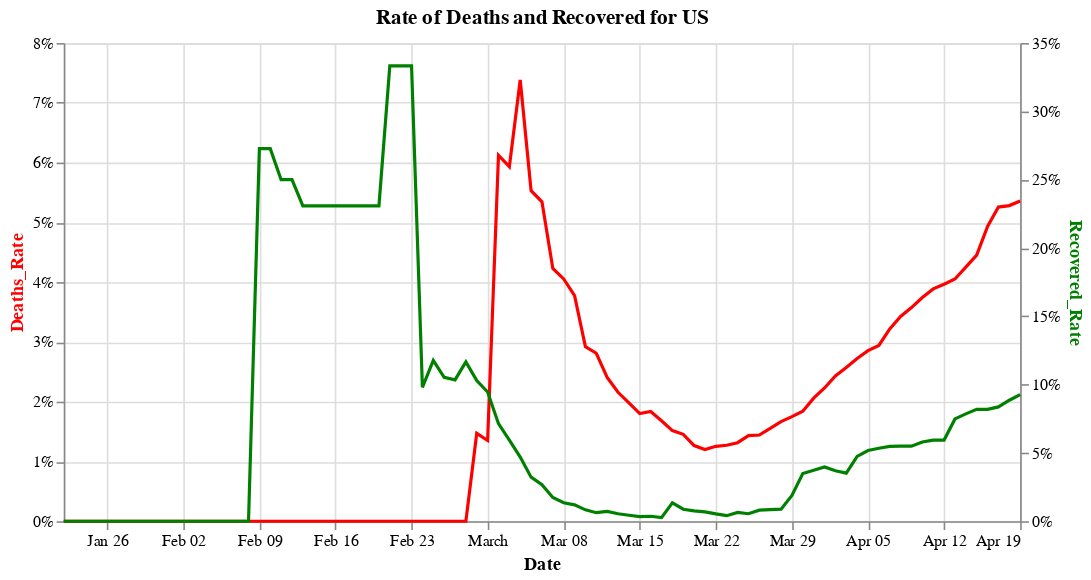

Notebook code cell kept with this figure:
### Code cell
#hide_input
_rate1_line = alt.Chart(df_country_cases).mark_line(color='red').encode(
    alt.X('Date:T'),
    alt.Y('Deaths_Rate:Q', axis=alt.Axis(format='%', titleColor='red')),
    tooltip = list(df_country_cases)
) 

_rate2_line = alt.Chart(df_country_cases).mark_line(color='green').encode(
    alt.X('Date:T'),
    alt.Y('Recovered_Rate:Q', axis=alt.Axis(format='%', titleColor='green')),
    tooltip = list(df_country_cases)
)

(_rate1_line + _rate2_line).properties(
    width = 600,
    title = f'Rate of Deaths and Recovered for {country}'
).resolve_scale(y='independent')

### Figure 1 — Vega-Lite specification as saved in the notebook (floating-point values rounded to 4 significant figures)
{"config": {"view": {"continuousWidth": 400, "continuousHeight": 300}}, "layer": [{"mark": {"type": "line", "color": "red"}, "encoding": {"tooltip": [{"type": "temporal", "field": "Date"}, {"type": "quantitative", "field": "Cases"}, {"type": "quantitative", "field": "Deaths"}, {"type": "quantitative", "field": "Recovered"}, {"type": "quantitative", "field": "Active"}, {"type": "quantitative", "field": "New Cases"}, {"type": "quantitative", "field": "New Deaths"}, {"type": "quantitative", "field": "New Recovered"}, {"type": "quantitative", "field": "New Active"}, {"type": "quantitative", "field": "Deaths_Rate"}, {"type": "quantitative", "field": "Recovered_Rate"}], "x": {"type": "temporal", "field": "Date"}, "y": {"type": "quantitative", "axis": {"format": "%", "titleColor": "red"}, "field": "Deaths_Rate"}}}, {"mark": {"type": "line", "color": "green"}, "encoding": {"tooltip": [{"type": "temporal", "field": "Date"}, {"type": "quantitative", "field": "Cases"}, {"type": "quantitative", "field": "Deaths"}, {"type": "quantitative", "field": "Recovered"}, {"type": "quantitative", "field": "Active"}, {"type": "quantitative", "field": "New Cases"}, {"type": "quantitative", "field": "New Deaths"}, {"type": "quantitative", "field": "New Recovered"}, {"type": "quantitative", "field": "New Active"}, {"type": "quantitative", "field": "Deaths_Rate"}, {"type": "quantitative", "field": "Recovered_Rate"}], "x": {"type": "temporal", "field": "Date"}, "y": {"type": "quantitative", "axis": {"format": "%", "titleColor": "green"}, "field": "Recovered_Rate"}}}], "data": {"name": "data-539c4ec082f0dd5560b89d4c5c0d618b"}, "resolve": {"scale": {"y": "independent"}}, "title": "Rate of Deaths and Recovered for US", "width": 600, "$schema": "https://vega.github.io/schema/vega-lite/v4.8.1.json", "datasets": {"data-539c4ec082f0dd5560b89d4c5c0d618b": [{"Date": "2020-01-22T00:00:00", "Cases": 1, "Deaths": 0, "Recovered": 0, "Active": 1, "New Cases": null, "New Deaths": null, "New Recovered": null, "New Active": null, "Deaths_Rate": 0.0, "Recovered_Rate": 0.0}, {"Date": "2020-01-23T00:00:00", "Cases": 1, "Deaths": 0, "Recovered": 0, "Active": 1, "New Cases": 0.0, "New Deaths": 0.0, "New Recovered": 0.0, "New Active": 0.0, "Deaths_Rate": 0.0, "Recovered_Rate": 0.0}, {"Date": "2020-01-24T00:00:00", "Cases": 2, "Deaths": 0, "Recovered": 0, "Active": 2, "New Cases": 1.0, "New Deaths": 0.0, "New Recovered": 0.0, "New Active": 1.0, "Deaths_Rate": 0.0, "Recovered_Rate": 0.0}, {"Date": "2020-01-25T00:00:00", "Cases": 2, "Deaths": 0, "Recovered": 0, "Active": 2, "New Cases": 0.0, "New Deaths": 0.0, "New Recovered": 0.0, "New Active": 0.0, "Deaths_Rate": 0.0, "Recovered_Rate": 0.0}, {"Date": "2020-01-26T00:00:00", "Cases": 5, "Deaths": 0, "Recovered": 0, "Active": 5, "New Cases": 3.0, "New Deaths": 0.0, "New Recovered": 0.0, "New Active": 3.0, "Deaths_Rate": 0.0, "Recovered_Rate": 0.0}, {"Date": "2020-01-27T00:00:00", "Cases": 5, "Deaths": 0, "Recovered": 0, "Active": 5, "New Cases": 0.0, "New Deaths": 0.0, "New Recovered": 0.0, "New Active": 0.0, "Deaths_Rate": 0.0, "Recovered_Rate": 0.0}, {"Date": "2020-01-28T00:00:00", "Cases": 5, "Deaths": 0, "Recovered": 0, "Active": 5, "New Cases": 0.0, "New Deaths": 0.0, "New Recovered": 0.0, "New Active": 0.0, "Deaths_Rate": 0.0, "Recovered_Rate": 0.0}, {"Date": "2020-01-29T00:00:00", "Cases": 5, "Deaths": 0, "Recovered": 0, "Active": 5, "New Cases": 0.0, "New Deaths": 0.0, "New Recovered": 0.0, "New Active": 0.0, "Deaths_Rate": 0.0, "Recovered_Rate": 0.0}, {"Date": "2020-01-30T00:00:00", "Cases": 5, "Deaths": 0, "Recovered": 0, "Active": 5, "New Cases": 0.0, "New Deaths": 0.0, "New Recovered": 0.0, "New Active": 0.0, "Deaths_Rate": 0.0, "Recovered_Rate": 0.0}, {"Date": "2020-01-31T00:00:00", "Cases": 7, "Deaths": 0, "Recovered": 0, "Active": 7, "New Cases": 2.0, "New Deaths": 0.0, "New Recovered": 0.0, "New Active": 2.0, "Deaths_Rate": 0.0, "Recovered_Rate": 0.0}, {"Date": "2020-02-01T00:00:00", "Cases": 8, "Deaths": 0, "Recovered": 0, "Active": 8, "New Cases": 1.0, "New Deaths": 0.0, "New Recovered": 0.0, "New Active": 1.0, "Deaths_Rate": 0.0, "Recovered_Rate": 0.0}, {"Date": "2020-02-02T00:00:00", "Cases": 8, "Deaths": 0, "Recovered": 0, "Active": 8, "New Cases": 0.0, "New Deaths": 0.0, "New Recovered": 0.0, "New Active": 0.0, "Deaths_Rate": 0.0, "Recovered_Rate": 0.0}, {"Date": "2020-02-03T00:00:00", "Cases": 11, "Deaths": 0, "Recovered": 0, "Active": 11, "New Cases": 3.0, "New Deaths": 0.0, "New Recovered": 0.0, "New Active": 3.0, "Deaths_Rate": 0.0, "Recovered_Rate": 0.0}, {"Date": "2020-02-04T00:00:00", "Cases": 11, "Deaths": 0, "Recovered": 0, "Active": 11, "New Cases": 0.0, "New Deaths": 0.0, "New Recovered": 0.0, "New Active": 0.0, "Deaths_Rate": 0.0, "Recovered_Rate": 0.0}, {"Date": "2020-02-05T00:00:00", "Cases": 11, "Deaths": 0, "Recovered": 0, "Active": 11, "New Cases": 0.0, "New Deaths": 0.0, "New Recovered": 0.0, "New Active": 0.0, "Deaths_Rate": 0.0, "Recovered_Rate": 0.0}, {"Date": "2020-02-06T00:00:00", "Cases": 11, "Deaths": 0, "Recovered": 0, "Active": 11, "New Cases": 0.0, "New Deaths": 0.0, "New Recovered": 0.0, "New Active": 0.0, "Deaths_Rate": 0.0, "Recovered_Rate": 0.0}, {"Date": "2020-02-07T00:00:00", "Cases": 11, "Deaths": 0, "Recovered": 0, "Active": 11, "New Cases": 0.0, "New Deaths": 0.0, "New Recovered": 0.0, "New Active": 0.0, "Deaths_Rate": 0.0, "Recovered_Rate": 0.0}, {"Date": "2020-02-08T00:00:00", "Cases": 11, "Deaths": 0, "Recovered": 0, "Active": 11, "New Cases": 0.0, "New Deaths": 0.0, "New Recovered": 0.0, "New Active": 0.0, "Deaths_Rate": 0.0, "Recovered_Rate": 0.0}, {"Date": "2020-02-09T00:00:00", "Cases": 11, "Deaths": 0, "Recovered": 3, "Active": 8, "New Cases": 0.0, "New Deaths": 0.0, "New Recovered": 3.0, "New Active": -3.0, "Deaths_Rate": 0.0, "Recovered_Rate": 0.2727}, {"Date": "2020-02-10T00:00:00", "Cases": 11, "Deaths": 0, "Recovered": 3, "Active": 8, "New Cases": 0.0, "New Deaths": 0.0, "New Recovered": 0.0, "New Active": 0.0, "Deaths_Rate": 0.0, "Recovered_Rate": 0.2727}, {"Date": "2020-02-11T00:00:00", "Cases": 12, "Deaths": 0, "Recovered": 3, "Active": 9, "New Cases": 1.0, "New Deaths": 0.0, "New Recovered": 0.0, "New Active": 1.0, "Deaths_Rate": 0.0, "Recovered_Rate": 0.25}, {"Date": "2020-02-12T00:00:00", "Cases": 12, "Deaths": 0, "Recovered": 3, "Active": 9, "New Cases": 0.0, "New Deaths": 0.0, "New Recovered": 0.0, "New Active": 0.0, "Deaths_Rate": 0.0, "Recovered_Rate": 0.25}, {"Date": "2020-02-13T00:00:00", "Cases": 13, "Deaths": 0, "Recovered": 3, "Active": 10, "New Cases": 1.0, "New Deaths": 0.0, "New Recovered": 0.0, "New Active": 1.0, "Deaths_Rate": 0.0, "Recovered_Rate": 0.2308}, {"Date": "2020-02-14T00:00:00", "Cases": 13, "Deaths": 0, "Recovered": 3, "Active": 10, "New Cases": 0.0, "New Deaths": 0.0, "New Recovered": 0.0, "New Active": 0.0, "Deaths_Rate": 0.0, "Recovered_Rate": 0.2308}, {"Date": "2020-02-15T00:00:00", "Cases": 13, "Deaths": 0, "Recovered": 3, "Active": 10, "New Cases": 0.0, "New Deaths": 0.0, "New Recovered": 0.0, "New Active": 0.0, "Deaths_Rate": 0.0, "Recovered_Rate": 0.2308}, {"Date": "2020-02-16T00:00:00", "Cases": 13, "Deaths": 0, "Recovered": 3, "Active": 10, "New Cases": 0.0, "New Deaths": 0.0, "New Recovered": 0.0, "New Active": 0.0, "Deaths_Rate": 0.0, "Recovered_Rate": 0.2308}, {"Date": "2020-02-17T00:00:00", "Cases": 13, "Deaths": 0, "Recovered": 3, "Active": 10, "New Cases": 0.0, "New Deaths": 0.0, "New Recovered": 0.0, "New Active": 0.0, "Deaths_Rate": 0.0, "Recovered_Rate": 0.2308}, {"Date": "2020-02-18T00:00:00", "Cases": 13, "Deaths": 0, "Recovered": 3, "Active": 10, "New Cases": 0.0, "New Deaths": 0.0, "New Recovered": 0.0, "New Active": 0.0, "Deaths_Rate": 0.0, "Recovered_Rate": 0.2308}, {"Date": "2020-02-19T00:00:00", "Cases": 13, "Deaths": 0, "Recovered": 3, "Active": 10, "New Cases": 0.0, "New Deaths": 0.0, "New Recovered": 0.0, "New Active": 0.0, "Deaths_Rate": 0.0, "Recovered_Rate": 0.2308}, {"Date": "2020-02-20T00:00:00", "Cases": 13, "Deaths": 0, "Recovered": 3, "Active": 10, "New Cases": 0.0, "New Deaths": 0.0, "New Recovered": 0.0, "New Active": 0.0, "Deaths_Rate": 0.0, "Recovered_Rate": 0.2308}, {"Date": "2020-02-21T00:00:00", "Cases": 15, "Deaths": 0, "Recovered": 5, "Active": 10, "New Cases": 2.0, "New Deaths": 0.0, "New Recovered": 2.0, "New Active": 0.0, "Deaths_Rate": 0.0, "Recovered_Rate": 0.3333}, {"Date": "2020-02-22T00:00:00", "Cases": 15, "Deaths": 0, "Recovered": 5, "Active": 10, "New Cases": 0.0, "New Deaths": 0.0, "New Recovered": 0.0, "New Active": 0.0, "Deaths_Rate": 0.0, "Recovered_Rate": 0.3333}, {"Date": "2020-02-23T00:00:00", "Cases": 15, "Deaths": 0, "Recovered": 5, "Active": 10, "New Cases": 0.0, "New Deaths": 0.0, "New Recovered": 0.0, "New Active": 0.0, "Deaths_Rate": 0.0, "Recovered_Rate": 0.3333}, {"Date": "2020-02-24T00:00:00", "Cases": 51, "Deaths": 0, "Recovered": 5, "Active": 46, "New Cases": 36.0, "New Deaths": 0.0, "New Recovered": 0.0, "New Active": 36.0, "Deaths_Rate": 0.0, "Recovered_Rate": 0.09804}, {"Date": "2020-02-25T00:00:00", "Cases": 51, "Deaths": 0, "Recovered": 6, "Active": 45, "New Cases": 0.0, "New Deaths": 0.0, "New Recovered": 1.0, "New Active": -1.0, "Deaths_Rate": 0.0, "Recovered_Rate": 0.1176}, {"Date": "2020-02-26T00:00:00", "Cases": 57, "Deaths": 0, "Recovered": 6, "Active": 51, "New Cases": 6.0, "New Deaths": 0.0, "New Recovered": 0.0, "New Active": 6.0, "Deaths_Rate": 0.0, "Recovered_Rate": 0.1053}, {"Date": "2020-02-27T00:00:00", "Cases": 58, "Deaths": 0, "Recovered": 6, "Active": 52, "New Cases": 1.0, "New Deaths": 0.0, "New Recovered": 0.0, "New Active": 1.0, "Deaths_Rate": 0.0, "Recovered_Rate": 0.1034}, {"Date": "2020-02-28T00:00:00", "Cases": 60, "Deaths": 0, "Recovered": 7, "Active": 53, "New Cases": 2.0, "New Deaths": 0.0, "New Recovered": 1.0, "New Active": 1.0, "Deaths_Rate": 0.0, "Recovered_Rate": 0.1167}, {"Date": "2020-02-29T00:00:00", "Cases": 68, "Deaths": 1, "Recovered": 7, "Active": 60, "New Cases": 8.0, "New Deaths": 1.0, "New Recovered": 0.0, "New Active": 7.0, "Deaths_Rate": 0.01471, "Recovered_Rate": 0.1029}, {"Date": "2020-03-01T00:00:00", "Cases": 74, "Deaths": 1, "Recovered": 7, "Active": 66, "New Cases": 6.0, "New Deaths": 0.0, "New Recovered": 0.0, "New Active": 6.0, "Deaths_Rate": 0.01351, "Recovered_Rate": 0.09459}, {"Date": "2020-03-02T00:00:00", "Cases": 98, "Deaths": 6, "Recovered": 7, "Active": 85, "New Cases": 24.0, "New Deaths": 5.0, "New Recovered": 0.0, "New Active": 19.0, "Deaths_Rate": 0.06122, "Recovered_Rate": 0.07143}, {"Date": "2020-03-03T00:00:00", "Cases": 118, "Deaths": 7, "Recovered": 7, "Active": 104, "New Cases": 20.0, "New Deaths": 1.0, "New Recovered": 0.0, "New Active": 19.0, "Deaths_Rate": 0.05932, "Recovered_Rate": 0.05932}, {"Date": "2020-03-04T00:00:00", "Cases": 149, "Deaths": 11, "Recovered": 7, "Active": 131, "New Cases": 31.0, "New Deaths": 4.0, "New Recovered": 0.0, "New Active": 27.0, "Deaths_Rate": 0.07383, "Recovered_Rate": 0.04698}, {"Date": "2020-03-05T00:00:00", "Cases": 217, "Deaths": 12, "Recovered": 7, "Active": 198, "New Cases": 68.0, "New Deaths": 1.0, "New Recovered": 0.0, "New Active": 67.0, "Deaths_Rate": 0.0553, "Recovered_Rate": 0.03226}, {"Date": "2020-03-06T00:00:00", "Cases": 262, "Deaths": 14, "Recovered": 7, "Active": 241, "New Cases": 45.0, "New Deaths": 2.0, "New Recovered": 0.0, "New Active": 43.0, "Deaths_Rate": 0.05344, "Recovered_Rate": 0.02672}, {"Date": "2020-03-07T00:00:00", "Cases": 402, "Deaths": 17, "Recovered": 7, "Active": 378, "New Cases": 140.0, "New Deaths": 3.0, "New Recovered": 0.0, "New Active": 137.0, "Deaths_Rate": 0.04229, "Recovered_Rate": 0.01741}, {"Date": "2020-03-08T00:00:00", "Cases": 518, "Deaths": 21, "Recovered": 7, "Active": 490, "New Cases": 116.0, "New Deaths": 4.0, "New Recovered": 0.0, "New Active": 112.0, "Deaths_Rate": 0.04054, "Recovered_Rate": 0.01351}, {"Date": "2020-03-09T00:00:00", "Cases": 583, "Deaths": 22, "Recovered": 7, "Active": 554, "New Cases": 65.0, "New Deaths": 1.0, "New Recovered": 0.0, "New Active": 64.0, "Deaths_Rate": 0.03774, "Recovered_Rate": 0.01201}, {"Date": "2020-03-10T00:00:00", "Cases": 959, "Deaths": 28, "Recovered": 8, "Active": 923, "New Cases": 376.0, "New Deaths": 6.0, "New Recovered": 1.0, "New Active": 369.0, "Deaths_Rate": 0.0292, "Recovered_Rate": 0.008342}, {"Date": "2020-03-11T00:00:00", "Cases": 1281, "Deaths": 36, "Recovered": 8, "Active": 1237, "New Cases": 322.0, "New Deaths": 8.0, "New Recovered": 0.0, "New Active": 314.0, "Deaths_Rate": 0.0281, "Recovered_Rate": 0.006245}, {"Date": "2020-03-12T00:00:00", "Cases": 1663, "Deaths": 40, "Recovered": 12, "Active": 1611, "New Cases": 382.0, "New Deaths": 4.0, "New Recovered": 4.0, "New Active": 374.0, "Deaths_Rate": 0.02405, "Recovered_Rate": 0.007216}, {"Date": "2020-03-13T00:00:00", "Cases": 2179, "Deaths": 47, "Recovered": 12, "Active": 2120, "New Cases": 516.0, "New Deaths": 7.0, "New Recovered": 0.0, "New Active": 509.0, "Deaths_Rate": 0.02157, "Recovered_Rate": 0.005507}, {"Date": "2020-03-14T00:00:00", "Cases": 2727, "Deaths": 54, "Recovered": 12, "Active": 2661, "New Cases": 548.0, "New Deaths": 7.0, "New Recovered": 0.0, "New Active": 541.0, "Deaths_Rate": 0.0198, "Recovered_Rate": 0.0044}, {"Date": "2020-03-15T00:00:00", "Cases": 3499, "Deaths": 63, "Recovered": 12, "Active": 3424, "New Cases": 772.0, "New Deaths": 9.0, "New Recovered": 0.0, "New Active": 763.0, "Deaths_Rate": 0.01801, "Recovered_Rate": 0.00343}, {"Date": "2020-03-16T00:00:00", "Cases": 4632, "Deaths": 85, "Recovered": 17, "Active": 4530, "New Cases": 1133.0, "New Deaths": 22.0, "New Recovered": 5.0, "New Active": 1106.0, "Deaths_Rate": 0.01835, "Recovered_Rate": 0.00367}, {"Date": "2020-03-17T00:00:00", "Cases": 6421, "Deaths": 108, "Recovered": 17, "Active": 6296, "New Cases": 1789.0, "New Deaths": 23.0, "New Recovered": 0.0, "New Active": 1766.0, "Deaths_Rate": 0.01682, "Recovered_Rate": 0.002648}, {"Date": "2020-03-18T00:00:00", "Cases": 7783, "Deaths": 118, "Recovered": 105, "Active": 7560, "New Cases": 1362.0, "New Deaths": 10.0, "New Recovered": 88.0, "New Active": 1264.0, "Deaths_Rate": 0.01516, "Recovered_Rate": 0.01349}, {"Date": "2020-03-19T00:00:00", "Cases": 13747, "Deaths": 200, "Recovered": 121, "Active": 13426, "New Cases": 5964.0, "New Deaths": 82.0, "New Recovered": 16.0, "New Active": 5866.0, "Deaths_Rate": 0.01455, "Recovered_Rate": 0.008802}, {"Date": "2020-03-20T00:00:00", "Cases": 19273, "Deaths": 244, "Recovered": 147, "Active": 18882, "New Cases": 5526.0, "New Deaths": 44.0, "New Recovered": 26.0, "New Active": 5456.0, "Deaths_Rate": 0.01266, "Recovered_Rate": 0.007627}, {"Date": "2020-03-21T00:00:00", "Cases": 25600, "Deaths": 307, "Recovered": 176, "Active": 25117, "New Cases": 6327.0, "New Deaths": 63.0, "New Recovered": 29.0, "New Active": 6235.0, "Deaths_Rate": 0.01199, "Recovered_Rate": 0.006875}, {"Date": "2020-03-22T00:00:00", "Cases": 33276, "Deaths": 417, "Recovered": 178, "Active": 32681, "New Cases": 7676.0, "New Deaths": 110.0, "New Recovered": 2.0, "New Active": 7564.0, "Deaths_Rate": 0.01253, "Recovered_Rate": 0.005349}, {"Date": "2020-03-23T00:00:00", "Cases": 43843, "Deaths": 557, "Recovered": 178, "Active": 43108, "New Cases": 10570.0, "New Deaths": 140.0, "New Recovered": 0.0, "New Active": 10430.0, "Deaths_Rate": 0.0127, "Recovered_Rate": 0.00406}, {"Date": "2020-03-24T00:00:00", "Cases": 53736, "Deaths": 706, "Recovered": 348, "Active": 52682, "New Cases": 9893.0, "New Deaths": 149.0, "New Recovered": 170.0, "New Active": 9574.0, "Deaths_Rate": 0.01314, "Recovered_Rate": 0.006476}, {"Date": "2020-03-25T00:00:00", "Cases": 65778, "Deaths": 942, "Recovered": 361, "Active": 64475, "New Cases": 12040.0, "New Deaths": 236.0, "New Recovered": 13.0, "New Active": 11790.0, "Deaths_Rate": 0.01432, "Recovered_Rate": 0.005488}, {"Date": "2020-03-26T00:00:00", "Cases": 83836, "Deaths": 1209, "Recovered": 681, "Active": 81946, "New Cases": 18060.0, "New Deaths": 267.0, "New Recovered": 320.0, "New Active": 17470.0, "Deaths_Rate": 0.01442, "Recovered_Rate": 0.008123}, {"Date": "2020-03-27T00:00:00", "Cases": 101657, "Deaths": 1581, "Recovered": 869, "Active": 99207, "New Cases": 17820.0, "New Deaths": 372.0, "New Recovered": 188.0, "New Active": 17260.0, "Deaths_Rate": 0.01555, "Recovered_Rate": 0.008548}, {"Date": "2020-03-28T00:00:00", "Cases": 121465, "Deaths": 2026, "Recovered": 1072, "Active": 118367, "New Cases": 19810.0, "New Deaths": 445.0, "New Recovered": 203.0, "New Active": 19160.0, "Deaths_Rate": 0.01668, "Recovered_Rate": 0.008826}, {"Date": "2020-03-29T00:00:00", "Cases": 140909, "Deaths": 2467, "Recovered": 2665, "Active": 135777, "New Cases": 19440.0, "New Deaths": 441.0, "New Recovered": 1593.0, "New Active": 17410.0, "Deaths_Rate": 0.01751, "Recovered_Rate": 0.01891}, {"Date": "2020-03-30T00:00:00", "Cases": 161831, "Deaths": 2978, "Recovered": 5644, "Active": 153209, "New Cases": 20920.0, "New Deaths": 511.0, "New Recovered": 2979.0, "New Active": 17430.0, "Deaths_Rate": 0.0184, "Recovered_Rate": 0.03488}, {"Date": "2020-03-31T00:00:00", "Cases": 188172, "Deaths": 3873, "Recovered": 7024, "Active": 177275, "New Cases": 26340.0, "New Deaths": 895.0, "New Recovered": 1380.0, "New Active": 24070.0, "Deaths_Rate": 0.02058, "Recovered_Rate": 0.03733}, {"Date": "2020-04-01T00:00:00", "Cases": 213372, "Deaths": 4757, "Recovered": 8474, "Active": 200141, "New Cases": 25200.0, "New Deaths": 884.0, "New Recovered": 1450.0, "New Active": 22870.0, "Deaths_Rate": 0.02229, "Recovered_Rate": 0.03971}, {"Date": "2020-04-02T00:00:00", "Cases": 243762, "Deaths": 5926, "Recovered": 9001, "Active": 228835, "New Cases": 30390.0, "New Deaths": 1169.0, "New Recovered": 527.0, "New Active": 28690.0, "Deaths_Rate": 0.02431, "Recovered_Rate": 0.03693}, {"Date": "2020-04-03T00:00:00", "Cases": 275586, "Deaths": 7087, "Recovered": 9707, "Active": 258792, "New Cases": 31820.0, "New Deaths": 1161.0, "New Recovered": 706.0, "New Active": 29960.0, "Deaths_Rate": 0.02572, "Recovered_Rate": 0.03522}, {"Date": "2020-04-04T00:00:00", "Cases": 308853, "Deaths": 8407, "Recovered": 14652, "Active": 285794, "New Cases": 33270.0, "New Deaths": 1320.0, "New Recovered": 4945.0, "New Active": 27000.0, "Deaths_Rate": 0.02722, "Recovered_Rate": 0.04744}, {"Date": "2020-04-05T00:00:00", "Cases": 337072, "Deaths": 9619, "Recovered": 17448, "Active": 310005, "New Cases": 28220.0, "New Deaths": 1212.0, "New Recovered": 2796.0, "New Active": 24210.0, "Deaths_Rate": 0.02854, "Recovered_Rate": 0.05176}, {"Date": "2020-04-06T00:00:00", "Cases": 366667, "Deaths": 10783, "Recovered": 19581, "Active": 336303, "New Cases": 29600.0, "New Deaths": 1164.0, "New Recovered": 2133.0, "New Active": 26300.0, "Deaths_Rate": 0.02941, "Recovered_Rate": 0.0534}, {"Date": "2020-04-07T00:00:00", "Cases": 397505, "Deaths": 12794, "Recovered": 21763, "Active": 362948, "New Cases": 30840.0, "New Deaths": 2011.0, "New Recovered": 2182.0, "New Active": 26640.0, "Deaths_Rate": 0.03219, "Recovered_Rate": 0.05475}, {"Date": "2020-04-08T00:00:00", "Cases": 429052, "Deaths": 14695, "Recovered": 23559, "Active": 390798, "New Cases": 31550.0, "New Deaths": 1901.0, "New Recovered": 1796.0, "New Active": 27850.0, "Deaths_Rate": 0.03425, "Recovered_Rate": 0.05491}, {"Date": "2020-04-09T00:00:00", "Cases": 462780, "Deaths": 16544, "Recovered": 25410, "Active": 420826, "New Cases": 33730.0, "New Deaths": 1849.0, "New Recovered": 1851.0, "New Active": 30030.0, "Deaths_Rate": 0.03575, "Recovered_Rate": 0.05491}, {"Date": "2020-04-10T00:00:00", "Cases": 496535, "Deaths": 18586, "Recovered": 28790, "Active": 449159, "New Cases": 33760.0, "New Deaths": 2042.0, "New Recovered": 3380.0, "New Active": 28330.0, "Deaths_Rate": 0.03743, "Recovered_Rate": 0.05798}, {"Date": "2020-04-11T00:00:00", "Cases": 526396, "Deaths": 20462, "Recovered": 31270, "Active": 474664, "New Cases": 29860.0, "New Deaths": 1876.0, "New Recovered": 2480.0, "New Active": 25500.0, "Deaths_Rate": 0.03887, "Recovered_Rate": 0.0594}, {"Date": "2020-04-12T00:00:00", "Cases": 555313, "Deaths": 22019, "Recovered": 32988, "Active": 500306, "New Cases": 28920.0, "New Deaths": 1557.0, "New Recovered": 1718.0, "New Active": 25640.0, "Deaths_Rate": 0.03965, "Recovered_Rate": 0.0594}, {"Date": "2020-04-13T00:00:00", "Cases": 580619, "Deaths": 23528, "Recovered": 43482, "Active": 513609, "New Cases": 25310.0, "New Deaths": 1509.0, "New Recovered": 10490.0, "New Active": 13300.0, "Deaths_Rate": 0.04052, "Recovered_Rate": 0.07489}, {"Date": "2020-04-14T00:00:00", "Cases": 607670, "Deaths": 25831, "Recovered": 47763, "Active": 534076, "New Cases": 27050.0, "New Deaths": 2303.0, "New Recovered": 4281.0, "New Active": 20470.0, "Deaths_Rate": 0.04251, "Recovered_Rate": 0.0786}, {"Date": "2020-04-15T00:00:00", "Cases": 636350, "Deaths": 28325, "Recovered": 52096, "Active": 555929, "New Cases": 28680.0, "New Deaths": 2494.0, "New Recovered": 4333.0, "New Active": 21850.0, "Deaths_Rate": 0.04451, "Recovered_Rate": 0.08187}, {"Date": "2020-04-16T00:00:00", "Cases": 667592, "Deaths": 32916, "Recovered": 54703, "Active": 579973, "New Cases": 31240.0, "New Deaths": 4591.0, "New Recovered": 2607.0, "New Active": 24040.0, "Deaths_Rate": 0.04931, "Recovered_Rate": 0.08194}, {"Date": "2020-04-17T00:00:00", "Cases": 699706, "Deaths": 36773, "Recovered": 58545, "Active": 604388, "New Cases": 32110.0, "New Deaths": 3857.0, "New Recovered": 3842.0, "New Active": 24420.0, "Deaths_Rate": 0.05255, "Recovered_Rate": 0.08367}, {"Date": "2020-04-18T00:00:00", "Cases": 732197, "Deaths": 38664, "Recovered": 64840, "Active": 628693, "New Cases": 32490.0, "New Deaths": 1891.0, "New Recovered": 6295.0, "New Active": 24300.0, "Deaths_Rate": 0.05281, "Recovered_Rate": 0.08856}, {"Date": "2020-04-19T00:00:00", "Cases": 759086, "Deaths": 40661, "Recovered": 70337, "Active": 648088, "New Cases": 26890.0, "New Deaths": 1997.0, "New Recovered": 5497.0, "New Active": 19400.0, "Deaths_Rate": 0.05357, "Recovered_Rate": 0.09266}]}}
